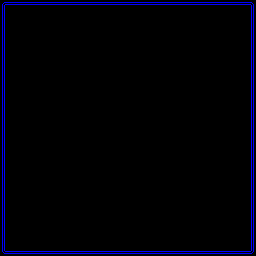

This game map was drawn from its Tiled (.tmx) file and the tilesets committed beside it. A one-line description and the full map source follow:
An orthogonal 32x32 tile map with 8x8 px tiles, 1 tile layer (Tile Layer 1).

<map version="1.0" tiledversion="1.1.6" orientation="orthogonal" renderorder="right-down" width="32" height="32" tilewidth="8" tileheight="8" infinite="0" nextobjectid="1">
 <tileset firstgid="1" source="pacman2.tsx" />
 <layer name="Tile Layer 1" width="32" height="32">
  <data encoding="csv">
2,4,4,4,4,4,4,4,4,4,4,4,4,4,4,4,4,4,4,4,4,4,4,4,4,4,4,4,4,4,4,3,
12,1,1,1,1,1,1,1,1,1,1,1,1,1,1,1,1,1,1,1,1,1,1,1,1,1,1,1,1,1,1,15,
12,1,1,1,1,1,1,1,1,1,1,1,1,1,1,1,1,1,1,1,1,1,1,1,1,1,1,1,1,1,1,15,
12,1,1,1,1,1,1,1,1,1,1,1,1,1,1,1,1,1,1,1,1,1,1,1,1,1,1,1,1,1,1,15,
12,1,1,1,1,1,1,1,1,1,1,1,1,1,1,1,1,1,1,1,1,1,1,1,1,1,1,1,1,1,1,15,
12,1,1,1,1,1,1,1,1,1,1,1,1,1,1,1,1,1,1,1,1,1,1,1,1,1,1,1,1,1,1,15,
12,1,1,1,1,1,1,1,1,1,1,1,1,1,1,1,1,1,1,1,1,1,1,1,1,1,1,1,1,1,1,15,
12,1,1,1,1,1,1,1,1,1,1,1,1,1,1,1,1,1,1,1,1,1,1,1,1,1,1,1,1,1,1,15,
12,1,1,1,1,1,1,1,1,1,1,1,1,1,1,1,1,1,1,1,1,1,1,1,1,1,1,1,1,1,1,15,
12,1,1,1,1,1,1,1,1,1,1,1,1,1,1,1,1,1,1,1,1,1,1,1,1,1,1,1,1,1,1,15,
12,1,1,1,1,1,1,1,1,1,1,1,1,1,1,1,1,1,1,1,1,1,1,1,1,1,1,1,1,1,1,15,
12,1,1,1,1,1,1,1,1,1,1,1,1,1,1,1,1,1,1,1,1,1,1,1,1,1,1,1,1,1,1,15,
12,1,1,1,1,1,1,1,1,1,1,1,1,1,1,1,1,1,1,1,1,1,1,1,1,1,1,1,1,1,1,15,
12,1,1,1,1,1,1,1,1,1,1,1,1,1,1,1,1,1,1,1,1,1,1,1,1,1,1,1,1,1,1,15,
12,1,1,1,1,1,1,1,1,1,1,1,1,1,1,1,1,1,1,1,1,1,1,1,1,1,1,1,1,1,1,15,
12,1,1,1,1,1,1,1,1,1,1,1,1,1,1,1,1,1,1,1,1,1,1,1,1,1,1,1,1,1,1,15,
12,1,1,1,1,1,1,1,1,1,1,1,1,1,1,1,1,1,1,1,1,1,1,1,1,1,1,1,1,1,1,15,
12,1,1,1,1,1,1,1,1,1,1,1,1,1,1,1,1,1,1,1,1,1,1,1,1,1,1,1,1,1,1,15,
12,1,1,1,1,1,1,1,1,1,1,1,1,1,1,1,1,1,1,1,1,1,1,1,1,1,1,1,1,1,1,15,
12,1,1,1,1,1,1,1,1,1,1,1,1,1,1,1,1,1,1,1,1,1,1,1,1,1,1,1,1,1,1,15,
12,1,1,1,1,1,1,1,1,1,1,1,1,1,1,1,1,1,1,1,1,1,1,1,1,1,1,1,1,1,1,15,
12,1,1,1,1,1,1,1,1,1,1,1,1,1,1,1,1,1,1,1,1,1,1,1,1,1,1,1,1,1,1,15,
12,1,1,1,1,1,1,1,1,1,1,1,1,1,1,1,1,1,1,1,1,1,1,1,1,1,1,1,1,1,1,15,
12,1,1,1,1,1,1,1,1,1,1,1,1,1,1,1,1,1,1,1,1,1,1,1,1,1,1,1,1,1,1,15,
12,1,1,1,1,1,1,1,1,1,1,1,1,1,1,1,1,1,1,1,1,1,1,1,1,1,1,1,1,1,1,15,
12,1,1,1,1,1,1,1,1,1,1,1,1,1,1,1,1,1,1,1,1,1,1,1,1,1,1,1,1,1,1,15,
12,1,1,1,1,1,1,1,1,1,1,1,1,1,1,1,1,1,1,1,1,1,1,1,1,1,1,1,1,1,1,15,
12,1,1,1,1,1,1,1,1,1,1,1,1,1,1,1,1,1,1,1,1,1,1,1,1,1,1,1,1,1,1,15,
12,1,1,1,1,1,1,1,1,1,1,1,1,1,1,1,1,1,1,1,1,1,1,1,1,1,1,1,1,1,1,15,
12,1,1,1,1,1,1,1,1,1,1,1,1,1,1,1,1,1,1,1,1,1,1,1,1,1,1,1,1,1,1,15,
12,1,1,1,1,1,1,1,1,1,1,1,1,1,1,1,1,1,1,1,1,1,1,1,1,1,1,1,1,1,1,15,
10,7,7,7,7,7,7,7,7,7,7,7,7,7,7,7,7,7,7,7,7,7,7,7,7,7,7,7,7,7,7,11
</data>
 </layer>
</map>
